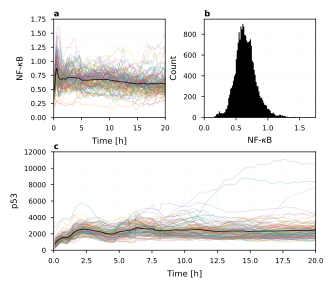

Write the Python code that produced this figure.
import matplotlib.pyplot as plt
from pathlib import Path
import numpy as np

# ---------------------------------------------------------------------------
# Paths & config
# ---------------------------------------------------------------------------
project_root    = Path(__file__).resolve().parents[3]
code_root       = project_root / "code"

NFKB_PATH   = code_root / "real_data" / "NCIp65TNFGamma200framesDec2025.csv"
P53_PATH    = code_root / "real_data" / "p53intTNFGamma200framesDec2025.csv"
TIME_POINTS = np.arange(0.1, 20.1, 0.1)   # 200 points, 0.1 h spacing

NFKB_COLOR = "C0"
P53_COLOR  = "C1"

grid_keywords = {"ls": "-", "alpha": 0.1, "lw": 0.1, 'c': 'k'}

# ---------------------------------------------------------------------------
# Load data  –  shape (200 time points, N cells)
# ---------------------------------------------------------------------------
nfkb = np.loadtxt(NFKB_PATH, delimiter=",")
p53  = np.loadtxt(P53_PATH,  delimiter=",")

# ---------------------------------------------------------------------------
# Figure layout
# ---------------------------------------------------------------------------
plt.rcParams.update({"font.size": 6, "axes.labelsize": 6, "axes.titlesize": 6,
                     "xtick.labelsize": 5, "ytick.labelsize": 5,
                     "legend.fontsize": 5, "lines.linewidth": 0.1})

plt.rcParams.update({"font.size": 6, "axes.labelsize": 6, "axes.titlesize": 6,
                     "xtick.labelsize": 5, "ytick.labelsize": 5,
                     "legend.fontsize": 5, "lines.linewidth": 0.1,
                     "axes.linewidth": 0.5,
                     "xtick.major.width": 0.5, "ytick.major.width": 0.5,
                     "xtick.major.size": 2,   "ytick.major.size": 2})

import matplotlib.gridspec as gridspec

# ... (previous code) ...

fig = plt.figure(figsize=(3.38583, 3))

# Create a 2x2 grid with specific spacing
# hspace: height between rows; wspace: width between columns
gs = gridspec.GridSpec(2, 2, figure=fig, hspace=0.35, wspace=0.35)

# Top row: two separate plots
ax_nfkb      = fig.add_subplot(gs[0, 0])
ax_nfkb_dist = fig.add_subplot(gs[0, 1])

# Bottom row: one plot spanning both columns
ax_p53       = fig.add_subplot(gs[1, :])

ax_nfkb.set_title("a", loc="left", fontsize=6, fontweight="bold", pad=2)
ax_nfkb_dist.set_title("b", loc="left", fontsize=6, fontweight="bold", pad=2)
ax_p53.set_title("c", loc="left", fontsize=6, fontweight="bold", pad=2)

# ---------------------------------------------------------------------------
# NF-κB time series  (top-left)
# ---------------------------------------------------------------------------
for i in range(nfkb.shape[1]):
    ax_nfkb.plot(TIME_POINTS, nfkb[:, i], lw=0.5, alpha=0.25)

ax_nfkb.plot(TIME_POINTS, nfkb.mean(axis=1),
             color='k', lw=0.5, label="Mean")
ax_nfkb.set_xlim(0, 20)
ax_nfkb.set_ylim(bottom=0)
ax_nfkb.set_ylabel(r"NF-$\kappa$B")
ax_nfkb.set_xlabel("Time [h]")
ax_nfkb.set_ylim(0, 1.75)
ax_nfkb.grid(**grid_keywords)

# ---------------------------------------------------------------------------
# NF-κB distribution  (top-right)
# ---------------------------------------------------------------------------
ax_nfkb_dist.hist(nfkb.ravel(), bins=100,
                  color='k', alpha=1, density=False,  histtype='stepfilled')
ax_nfkb_dist.set_xlabel(r"NF-$\kappa$B")
ax_nfkb_dist.set_ylabel("Count")
ax_nfkb_dist.set_xlim(0, 1.75)
ax_nfkb_dist.grid(**grid_keywords)
# ---------------------------------------------------------------------------
# p53 time series  (bottom, full width)
# ---------------------------------------------------------------------------
for i in range(p53.shape[1]):
    ax_p53.plot(TIME_POINTS, p53[:, i], lw=0.5, alpha=0.25)
ax_p53.plot(TIME_POINTS, p53.mean(axis=1),
            color='k', lw=0.5, label="Mean")
ax_p53.set_xlim(0, 20)
ax_p53.set_ylim(bottom=0)
ax_p53.set_xlabel("Time [h]")
ax_p53.set_ylabel("p53")
ax_p53.grid(**grid_keywords)
ax_p53.set_ylim(0, 12000)

# ---------------------------------------------------------------------------
# Save
# ---------------------------------------------------------------------------
fig.tight_layout()
output_dir  = code_root / "plots" / "paper_plots"
output_dir.mkdir(parents=True, exist_ok=True)
output_path = output_dir / "real_data_plot.pdf"
fig.savefig(output_path, dpi=300, bbox_inches="tight")
print(f"Saved to {output_path}")
# plt.show()
